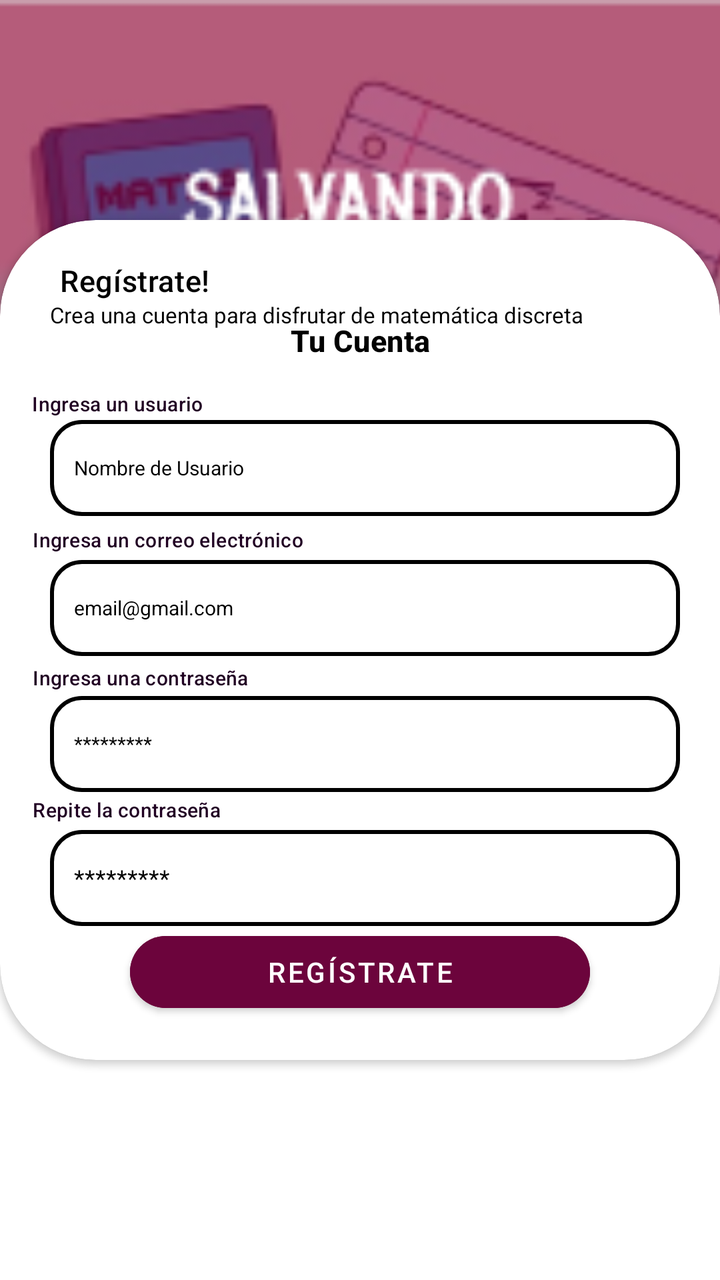
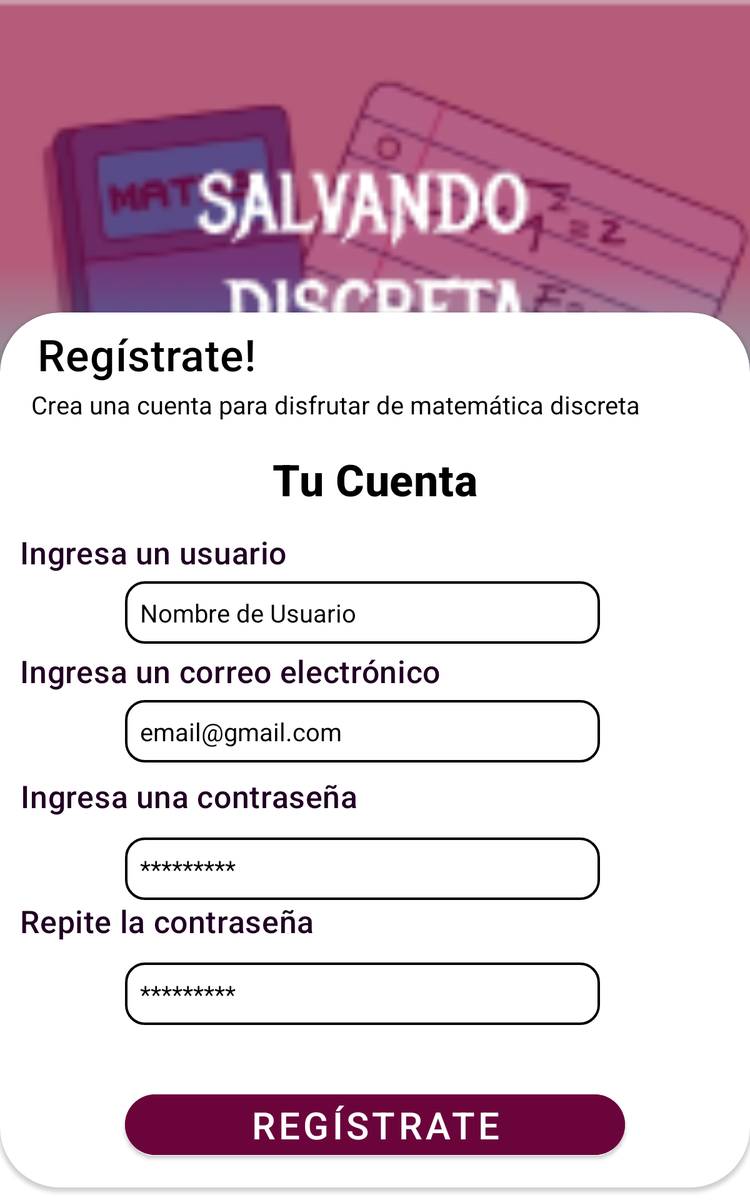

An Android layout and its configuration variant, each rendered on a device that would load it. The default file and the variant file are quoted in full after the pictures.
<!-- AndroidManifest.xml: application theme Theme.SalvandoDiscreta -->
<!-- res/layout/fragment_register.xml -->
<?xml version="1.0" encoding="utf-8"?>
<layout xmlns:tools="http://schemas.android.com/tools"
    xmlns:android="http://schemas.android.com/apk/res/android"
    xmlns:app="http://schemas.android.com/apk/res-auto">
    <FrameLayout
        android:layout_width="match_parent"
        android:layout_height="match_parent"
        tools:context=".RegisterFragment">

        <androidx.constraintlayout.widget.ConstraintLayout
            android:layout_width="match_parent"
            android:layout_height="match_parent">


            <ImageView
                android:id="@+id/img_background_salvando_discreta"
                android:layout_width="555dp"
                android:layout_height="435dp"
                app:layout_constraintEnd_toEndOf="parent"
                app:layout_constraintStart_toStartOf="parent"
                app:layout_constraintTop_toTopOf="parent"
                app:srcCompat="@drawable/background_review"
                tools:ignore="MissingConstraints" />

            <androidx.cardview.widget.CardView
                android:layout_width="360dp"
                android:layout_height="420dp"
                app:cardCornerRadius="@android:dimen/app_icon_size"
                app:layout_constraintBottom_toBottomOf="parent"
                app:layout_constraintEnd_toEndOf="parent"
                app:layout_constraintStart_toStartOf="parent"
                app:layout_constraintTop_toTopOf="parent"
                tools:ignore="ExtraText">

                <TextView
                    android:id="@+id/txt_register"
                    android:layout_width="match_parent"
                    android:layout_height="wrap_content"
                    android:layout_marginLeft="30dp"
                    android:layout_marginTop="20sp"
                    android:text="@string/regi_strate"
                    android:textAppearance="@style/TextAppearance.MaterialComponents.Headline6"
                    android:textColor="@color/black"
                    android:textSize="15sp" />

                <TextView
                    android:id="@+id/txt_crear_nueva_cuenta_description"
                    android:layout_width="match_parent"
                    android:layout_height="wrap_content"
                    android:layout_marginLeft="25dp"
                    android:layout_marginTop="40sp"
                    android:text="@string/des_crip_tion"
                    android:textColor="@color/black"
                    android:textSize="11sp" />

                <TextView
                    android:id="@+id/txt_tu_cuenta"
                    android:layout_width="match_parent"
                    android:layout_height="wrap_content"
                    android:layout_marginTop="50sp"
                    android:gravity="center"
                    android:text="@string/tu_cuenta"
                    android:textAppearance="@style/TextAppearance.MaterialComponents.Headline6"
                    android:textColor="@color/black"
                    android:textSize="15sp"
                    android:textStyle="bold" />

                <EditText
                    android:id="@+id/outlined_user_name"
                    android:layout_width="315dp"
                    android:layout_height="48dp"
                    android:layout_marginLeft="25dp"
                    android:layout_marginTop="100dp"
                    android:background="@drawable/rectangle_definition"
                    android:hint="@string/user_name"
                    android:inputType="text"
                    android:paddingStart="12dp"
                    android:paddingEnd="12dp"
                    android:textColor="@color/black"
                    android:textColorHint="@color/black"
                    android:textSize="10sp" />

                <TextView
                    android:id="@+id/txt_user"
                    android:layout_width="wrap_content"
                    android:layout_height="wrap_content"
                    android:layout_marginStart="16dp"
                    android:layout_marginTop="85dp"
                    android:layout_marginEnd="16dp"
                    android:gravity="center"
                    android:text="@string/enter_your_user_name"
                    android:textAppearance="@style/TextAppearance.MaterialComponents.Headline6"
                    android:textColor="@color/morado_oscuro"
                    android:textSize="10sp"
                    app:layout_constraintEnd_toEndOf="parent"
                    app:layout_constraintHorizontal_bias="0.5"
                    app:layout_constraintStart_toStartOf="parent"
                    app:layout_constraintTop_toBottomOf="@+id/txt_tu_cuenta"
                    tools:ignore="MissingConstraints" />

                <TextView
                    android:id="@+id/txt_email_user"
                    android:layout_width="wrap_content"
                    android:layout_height="wrap_content"
                    android:layout_marginStart="16dp"
                    android:layout_marginTop="153dp"
                    android:layout_marginEnd="16dp"
                    android:gravity="center"
                    android:text="@string/enter_your_email_user"
                    android:textAppearance="@style/TextAppearance.MaterialComponents.Headline6"
                    android:textColor="@color/morado_oscuro"
                    android:textSize="10sp"
                    app:layout_constraintEnd_toEndOf="parent"
                    app:layout_constraintHorizontal_bias="0.5"
                    app:layout_constraintStart_toStartOf="parent"
                    app:layout_constraintTop_toBottomOf="@+id/outlined_user_name"
                    tools:ignore="MissingConstraints" />

                <EditText
                    android:id="@+id/outlined_email_user"
                    android:layout_width="315dp"
                    android:layout_height="48dp"
                    android:layout_marginLeft="25dp"
                    android:layout_marginTop="170dp"
                    android:background="@drawable/rectangle_definition"
                    android:hint="@string/email_gmail_com"
                    android:inputType="textEmailAddress"
                    android:paddingStart="12dp"
                    android:paddingEnd="12dp"
                    android:textColor="@color/black"
                    android:textColorHint="@color/black"
                    android:textSize="10sp" />

                <TextView
                    android:id="@+id/txt_enter_pass"
                    android:layout_width="wrap_content"
                    android:layout_height="wrap_content"
                    android:layout_marginStart="16dp"
                    android:layout_marginTop="222dp"
                    android:layout_marginEnd="16dp"
                    android:gravity="center"
                    android:text="@string/ingresa_una_contrase_a"
                    android:textAppearance="@style/TextAppearance.MaterialComponents.Headline6"
                    android:textColor="@color/morado_oscuro"
                    android:textSize="10sp"
                    app:layout_constraintEnd_toEndOf="parent"
                    app:layout_constraintHorizontal_bias="0.5"
                    app:layout_constraintStart_toStartOf="parent"
                    app:layout_constraintTop_toBottomOf="@+id/outlined_email_user"
                    tools:ignore="MissingConstraints" />

                <EditText
                    android:id="@+id/outlined_pass_word_user"
                    android:layout_width="315dp"
                    android:layout_height="48dp"
                    android:layout_marginLeft="25dp"
                    android:layout_marginTop="238dp"
                    android:background="@drawable/rectangle_definition"
                    android:hint="@string/pass_wor_d"
                    android:inputType="textPassword"
                    android:paddingStart="12dp"
                    android:paddingEnd="12dp"
                    android:textColor="@color/black"
                    android:textColorHint="@color/black"
                    android:textSize="10sp" />

                <TextView
                    android:id="@+id/txt_repeat_your_pass"
                    android:layout_width="wrap_content"
                    android:layout_height="wrap_content"
                    android:layout_marginStart="16dp"
                    android:layout_marginTop="288dp"
                    android:layout_marginEnd="16dp"
                    android:gravity="center"
                    android:text="@string/repite_la_contrase_a"
                    android:textAppearance="@style/TextAppearance.MaterialComponents.Headline6"
                    android:textColor="@color/morado_oscuro"
                    android:textSize="10sp"
                    app:layout_constraintEnd_toEndOf="parent"
                    app:layout_constraintHorizontal_bias="0.5"
                    app:layout_constraintStart_toStartOf="parent"
                    app:layout_constraintTop_toBottomOf="@+id/textInput_pass_word_user"
                    tools:ignore="MissingConstraints" />

                <EditText
                    android:id="@+id/outlined_repeat_your_pass_word_user"
                    android:layout_width="315dp"
                    android:layout_height="48dp"
                    android:layout_marginLeft="25dp"
                    android:layout_marginTop="305dp"
                    android:background="@drawable/rectangle_definition"
                    android:hint="@string/pass_wor_d"
                    android:inputType="textPassword"
                    android:paddingStart="12dp"
                    android:paddingEnd="12dp"
                    android:textColor="@color/black"
                    android:textColorHint="@color/black"
                    android:textSize="12sp" />

                <Button
                    android:id="@+id/btn_registrate"
                    android:layout_width="230dp"
                    android:layout_height="48dp"
                    android:layout_gravity="center"
                    android:layout_marginTop="166dp"
                    android:backgroundTint="@color/colorfucsia"
                    android:gravity="center"
                    android:text="@string/reg_strate_user"
                    android:textColor="@color/white"
                    app:cornerRadius="@android:dimen/app_icon_size"
                    app:layout_constraintEnd_toEndOf="parent"
                    app:layout_constraintStart_toStartOf="parent"
                    app:layout_constraintTop_toTopOf="parent" />


            </androidx.cardview.widget.CardView>
        </androidx.constraintlayout.widget.ConstraintLayout>

    </FrameLayout>
</layout>
<!-- resources referenced by this layout -->
<resources>
  <color name="black">#FF000000</color>
  <color name="colorfucsia"> #6C043C</color>
  <color name="morado_oscuro">#210123</color>
  <color name="white">#FFFFFFFF</color>
  <!-- drawable background_review: png bitmap (drawable, 49878 bytes) -->
  <!-- drawable rectangle_definition (drawable) -->
  <shape xmlns:android="http://schemas.android.com/apk/res/android"
      android:shape="rectangle">
  
      <stroke
          android:width="2sp"
          android:color="@color/fucsia_light" />
      <padding
          android:bottom="10sp"
          android:left="10sp"
          android:right="10sp"
          android:top="10sp" />
      <corners android:radius="15dp" />
  
  </shape>
  <string name="des_crip_tion">Crea una cuenta para disfrutar de matemática discreta</string>
  <string name="email_gmail_com">email@gmail.com</string>
  <string name="enter_your_email_user">Ingresa un correo electrónico</string>
  <string name="enter_your_user_name">Ingresa un usuario</string>
  <string name="ingresa_una_contrase_a">Ingresa una contraseña</string>
  <string name="pass_wor_d">*********</string>
  <string name="reg_strate_user">Regístrate</string>
  <string name="regi_strate">Regístrate!</string>
  <string name="repite_la_contrase_a">Repite la contraseña</string>
  <string name="tu_cuenta">Tu Cuenta</string>
  <string name="user_name">Nombre de Usuario</string>
  <style name="Theme.SalvandoDiscreta" parent="Theme.MaterialComponents.DayNight.DarkActionBar">
          
          <item name="colorPrimary">@color/purple_500</item>
          <item name="colorPrimaryVariant">@color/purple_700</item>
          <item name="colorOnPrimary">@color/white</item>
          
          <item name="colorSecondary">@color/teal_200</item>
          <item name="colorSecondaryVariant">@color/teal_700</item>
          <item name="colorOnSecondary">@color/black</item>
          
          <item name="android:statusBarColor">?attr/colorPrimaryVariant</item>
          
      </style>
  <color name="purple_500">#FF6200EE</color>
  <color name="purple_700">#FF3700B3</color>
  <color name="teal_200">#FF03DAC5</color>
  <color name="teal_700">#FF018786</color>
</resources>
<!-- res/layout-sw600dp/fragment_register.xml (the repository's variant of the layout above) -->
<!-- drawn on a 7-inch tablet held upright -->
<?xml version="1.0" encoding="utf-8"?>
<layout>
    <FrameLayout xmlns:android="http://schemas.android.com/apk/res/android"
        xmlns:tools="http://schemas.android.com/tools"
        android:layout_width="match_parent"
        android:layout_height="match_parent"
        tools:context=".RegisterFragment">

        <androidx.constraintlayout.widget.ConstraintLayout xmlns:android="http://schemas.android.com/apk/res/android"
            xmlns:app="http://schemas.android.com/apk/res-auto"
            android:layout_width="match_parent"
            android:layout_height="match_parent">


            <ImageView
                android:id="@+id/img_background_salvando_discreta"
                android:layout_width="700dp"
                android:layout_height="700dp"
                app:layout_constraintEnd_toEndOf="parent"
                app:layout_constraintStart_toStartOf="parent"
                app:layout_constraintTop_toTopOf="parent"
                app:srcCompat="@drawable/background_review"
                tools:ignore="MissingConstraints" />

            <androidx.cardview.widget.CardView
                android:layout_width="600dp"
                android:layout_height="700dp"
                android:layout_marginTop="250dp"
                app:cardCornerRadius="@android:dimen/app_icon_size"
                app:layout_constraintEnd_toEndOf="parent"
                app:layout_constraintStart_toStartOf="parent"
                app:layout_constraintTop_toTopOf="parent"
                tools:ignore="ExtraText">

                <TextView
                    android:id="@+id/txt_register"
                    android:layout_width="match_parent"
                    android:layout_height="wrap_content"
                    android:layout_marginLeft="30dp"
                    android:layout_marginTop="10sp"
                    android:text="@string/regi_strate"
                    android:textAppearance="@style/TextAppearance.MaterialComponents.Headline6"
                    android:textColor="@color/black"
                    android:textSize="35sp" />

                <TextView
                    android:id="@+id/txt_crear_nueva_cuenta_description"
                    android:layout_width="match_parent"
                    android:layout_height="wrap_content"
                    android:layout_marginLeft="25dp"
                    android:layout_marginTop="60sp"
                    android:text="@string/des_crip_tion"
                    android:textColor="@color/black"
                    android:textSize="20sp" />

                <TextView
                    android:id="@+id/txt_tu_cuenta"
                    android:layout_width="match_parent"
                    android:layout_height="wrap_content"
                    android:layout_marginTop="110sp"
                    android:gravity="center"
                    android:text="@string/tu_cuenta"
                    android:textAppearance="@style/TextAppearance.MaterialComponents.Headline6"
                    android:textColor="@color/black"
                    android:textSize="35sp"
                    android:textStyle="bold" />

                <EditText
                    android:id="@+id/outlined_user_name"
                    android:layout_width="380dp"
                    android:layout_height="50dp"
                    android:layout_marginLeft="100dp"
                    android:layout_marginTop="215dp"
                    android:background="@drawable/rectangle_definition"
                    android:hint="@string/user_name"
                    android:paddingStart="12dp"
                    android:paddingEnd="12dp"
                    android:textColorHint="@color/black"
                    android:textColor="@color/black"
                    android:textSize="20sp"
                    android:inputType="text" />

                <TextView
                    android:id="@+id/txt_user"
                    android:layout_width="wrap_content"
                    android:layout_height="wrap_content"
                    android:layout_marginStart="16dp"
                    android:layout_marginTop="175dp"
                    android:layout_marginEnd="16dp"
                    android:gravity="center"
                    android:text="@string/enter_your_user_name"
                    android:textAppearance="@style/TextAppearance.MaterialComponents.Headline6"
                    android:textColor="@color/morado_oscuro"
                    android:textSize="25sp"
                    app:layout_constraintEnd_toEndOf="parent"
                    app:layout_constraintHorizontal_bias="0.5"
                    app:layout_constraintStart_toStartOf="parent"
                    app:layout_constraintTop_toBottomOf="@+id/txt_tu_cuenta"
                    tools:ignore="MissingConstraints" />

                <TextView
                    android:id="@+id/txt_email_user"
                    android:layout_width="wrap_content"
                    android:layout_height="wrap_content"
                    android:layout_marginStart="16dp"
                    android:layout_marginTop="270dp"
                    android:layout_marginEnd="16dp"
                    android:gravity="center"
                    android:text="@string/enter_your_email_user"
                    android:textAppearance="@style/TextAppearance.MaterialComponents.Headline6"
                    android:textColor="@color/morado_oscuro"
                    android:textSize="25sp"
                    app:layout_constraintEnd_toEndOf="parent"
                    app:layout_constraintHorizontal_bias="0.5"
                    app:layout_constraintStart_toStartOf="parent"
                    app:layout_constraintTop_toBottomOf="@+id/outlined_user_name"
                    tools:ignore="MissingConstraints" />

                <EditText
                    android:id="@+id/outlined_email_user"
                    android:layout_width="380dp"
                    android:layout_height="50dp"
                    android:layout_marginLeft="100dp"
                    android:layout_marginTop="310dp"
                    android:background="@drawable/rectangle_definition"
                    android:hint="@string/email_gmail_com"
                    android:paddingStart="12dp"
                    android:paddingEnd="12dp"
                    android:textColorHint="@color/black"
                    android:textColor="@color/black"
                    android:textSize="20sp"
                    android:inputType="textEmailAddress" />

                <TextView
                    android:id="@+id/txt_enter_pass"
                    android:layout_width="wrap_content"
                    android:layout_height="wrap_content"
                    android:layout_marginStart="16dp"
                    android:layout_marginTop="370dp"
                    android:layout_marginEnd="16dp"
                    android:gravity="center"
                    android:text="@string/ingresa_una_contrase_a"
                    android:textAppearance="@style/TextAppearance.MaterialComponents.Headline6"
                    android:textColor="@color/morado_oscuro"
                    android:textSize="25sp"
                    app:layout_constraintEnd_toEndOf="parent"
                    app:layout_constraintHorizontal_bias="0.5"
                    app:layout_constraintStart_toStartOf="parent"
                    app:layout_constraintTop_toBottomOf="@+id/outlined_email_user"
                    tools:ignore="MissingConstraints" />

                <EditText
                    android:id="@+id/outlined_pass_word_user"
                    android:layout_width="380dp"
                    android:layout_height="50dp"
                    android:layout_marginLeft="100dp"
                    android:layout_marginTop="420dp"
                    android:background="@drawable/rectangle_definition"
                    android:hint="@string/pass_wor_d"
                    android:paddingStart="12dp"
                    android:paddingEnd="12dp"
                    android:textColorHint="@color/black"
                    android:textColor="@color/black"
                    android:textSize="20sp"
                    android:inputType="textPassword" />

                <TextView
                    android:id="@+id/txt_repeat_your_pass"
                    android:layout_width="wrap_content"
                    android:layout_height="wrap_content"
                    android:layout_marginStart="16dp"
                    android:layout_marginTop="470dp"
                    android:layout_marginEnd="16dp"
                    android:gravity="center"
                    android:text="@string/repite_la_contrase_a"
                    android:textAppearance="@style/TextAppearance.MaterialComponents.Headline6"
                    android:textColor="@color/morado_oscuro"
                    android:textSize="25sp"
                    app:layout_constraintEnd_toEndOf="parent"
                    app:layout_constraintHorizontal_bias="0.5"
                    app:layout_constraintStart_toStartOf="parent"
                    app:layout_constraintTop_toBottomOf="@+id/textInput_pass_word_user"
                    tools:ignore="MissingConstraints" />

                <EditText
                    android:id="@+id/outlined_repeat_your_pass_word_user"
                    android:layout_width="380dp"
                    android:layout_height="50dp"
                    android:layout_marginTop="520dp"
                    android:background="@drawable/rectangle_definition"
                    android:hint="@string/pass_wor_d"
                    android:paddingStart="12dp"
                    android:layout_marginLeft="100dp"
                    android:paddingEnd="12dp"
                    android:textColorHint="@color/black"
                    android:textColor="@color/black"
                    android:textSize="20sp"
                    android:inputType="textPassword" />

                <Button
                    android:id="@+id/btn_registrate"
                    android:layout_width="400dp"
                    android:layout_height="wrap_content"
                    android:layout_gravity="center"
                    android:layout_marginTop="300dp"
                    android:backgroundTint="@color/colorfucsia"
                    android:gravity="center"
                    android:textColor="@color/white"
                    android:text="@string/reg_strate_user"
                    app:cornerRadius="@android:dimen/app_icon_size"
                    android:textSize="30sp"
                    app:layout_constraintEnd_toEndOf="parent"
                    app:layout_constraintStart_toStartOf="parent"
                    app:layout_constraintTop_toTopOf="parent" />


            </androidx.cardview.widget.CardView>
        </androidx.constraintlayout.widget.ConstraintLayout>

    </FrameLayout>
</layout>
